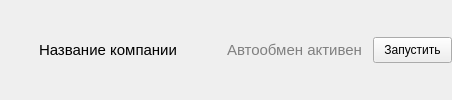
       <widget class="QWidget" name="wrap_top" native="true">
        <property name="sizePolicy">
         <sizepolicy hsizetype="Maximum" vsizetype="Maximum">
          <horstretch>0</horstretch>
          <verstretch>0</verstretch>
         </sizepolicy>
        </property>
        <property name="minimumSize">
         <size>
          <width>0</width>
          <height>0</height>
         </size>
        </property>
        <property name="styleSheet">
         <string notr="true"/>
        </property>
        <layout class="QHBoxLayout" name="horizontalLayout_6">
         <property name="spacing">
          <number>10</number>
         </property>
         <property name="leftMargin">
          <number>9</number>
         </property>
         <property name="topMargin">
          <number>6</number>
         </property>
         <property name="rightMargin">
          <number>0</number>
         </property>
         <property name="bottomMargin">
          <number>6</number>
         </property>
         <item>
          <widget class="QLabel" name="company_status_img">
           <property name="sizePolicy">
            <sizepolicy hsizetype="Fixed" vsizetype="Fixed">
             <horstretch>0</horstretch>
             <verstretch>0</verstretch>
            </sizepolicy>
           </property>
           <property name="minimumSize">
            <size>
             <width>20</width>
             <height>20</height>
            </size>
           </property>
           <property name="maximumSize">
            <size>
             <width>20</width>
             <height>20</height>
            </size>
           </property>
           <property name="pixmap">
            <pixmap resource="../../../assets.qrc">:/assets/start.png</pixmap>
           </property>
           <property name="scaledContents">
            <bool>true</bool>
           </property>
          </widget>
         </item>
         <item>
          <widget class="QLabel" name="company_name_text">
           <property name="sizePolicy">
            <sizepolicy hsizetype="Maximum" vsizetype="Maximum">
             <horstretch>0</horstretch>
             <verstretch>0</verstretch>
            </sizepolicy>
           </property>
           <property name="minimumSize">
            <size>
             <width>0</width>
             <height>0</height>
            </size>
           </property>
           <property name="font">
            <font>
             <pointsize>11</pointsize>
            </font>
           </property>
           <property name="styleSheet">
            <string notr="true"/>
           </property>
           <property name="text">
            <string>Название компании</string>
           </property>
          </widget>
         </item>
         <item>
          <spacer name="horizontalSpacer">
           <property name="orientation">
            <enum>Qt::Horizontal</enum>
           </property>
           <property name="sizeHint" stdset="0">
            <size>
             <width>40</width>
             <height>20</height>
            </size>
           </property>
          </spacer>
         </item>
         <item>
          <widget class="QLabel" name="company_status_text">
           <property name="sizePolicy">
            <sizepolicy hsizetype="Maximum" vsizetype="Maximum">
             <horstretch>0</horstretch>
             <verstretch>0</verstretch>
            </sizepolicy>
           </property>
           <property name="minimumSize">
            <size>
             <width>0</width>
             <height>0</height>
            </size>
           </property>
           <property name="font">
            <font>
             <pointsize>11</pointsize>
            </font>
           </property>
           <property name="styleSheet">
            <string notr="true">color:grey</string>
           </property>
           <property name="text">
            <string>Автообмен активен</string>
           </property>
          </widget>
         </item>
         <item alignment="Qt::AlignLeft">
          <widget class="QPushButton" name="company_status_b">
           <property name="minimumSize">
            <size>
             <width>0</width>
             <height>0</height>
            </size>
           </property>
           <property name="font">
            <font>
             <pointsize>9</pointsize>
            </font>
           </property>
           <property name="styleSheet">
            <string notr="true">padding: 5px 10px</string>
           </property>
           <property name="text">
            <string>Запустить</string>
           </property>
           <property name="flat">
            <bool>false</bool>
           </property>
          </widget>
         </item>
        </layout>
       </widget>
